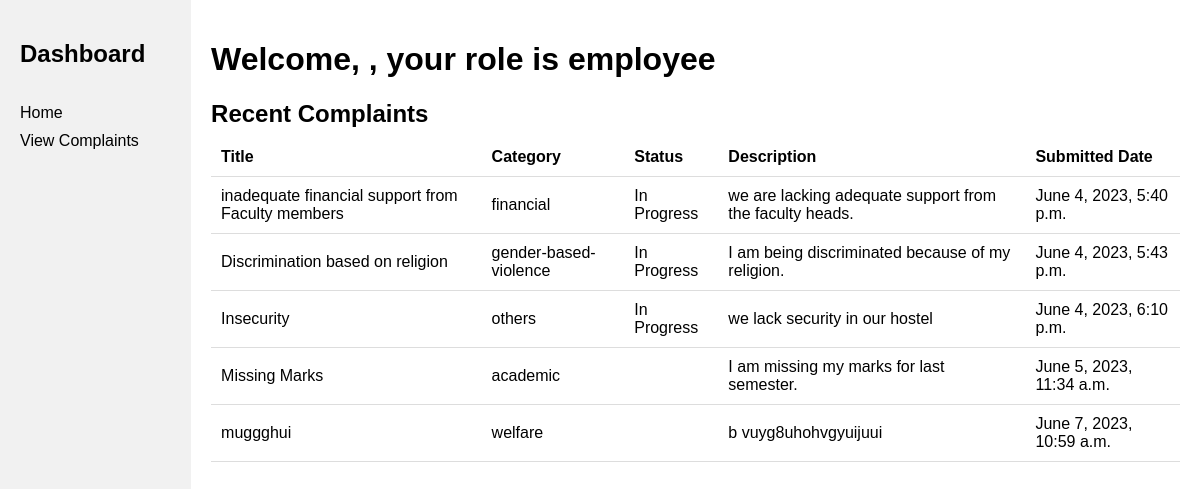
/employee/, run on the app's committed database.
### account/models.py (models this page shows, shortened)
class Complaint(models.Model):
    title = models.CharField(max_length=100)
    email = models.EmailField()
    status = models.CharField(max_length=30, choices=(
        ('Open', 'Open'),
        ('In Progress', 'In Progress'),
        ('Resolved', 'Resolved'),
    ))
    submitted_date = models.DateTimeField(auto_now_add=True)
    category = models.ForeignKey(Category,on_delete=models.PROTECT)
    description = models.TextField()
    submitted_by = models.ForeignKey(User, on_delete=models.CASCADE, null=True)

class Category(models.Model):
    name = models.CharField(max_length=100)
    def __str__(self):
        return self.name

### account/views.py (the view)
# urls.py: path('employee/', views.employee, name='employee'),
def employee(request):
    complaints = Complaint.objects.all()  # Retrieve all complaints from the database
    context = {'complaints': complaints}
    return render(request,'employee.html', context)

### account/templates/employee.html (shortened to what this page needs)
<!DOCTYPE html>
<html>
<head>
</head>
<body>
    <div class="container">
        <div class="sidebar">
            <h2>Dashboard</h2>
            <ul>
                <li><a href="">Home</a></li>
                <li><a href="{% url 'complaint_list' %}">View Complaints</a></li>
            </ul>
        </div>
        <div class="content">
            <h1>Welcome, {{ user.username }}, your role is employee</h1>
            <div class="complaint-list">
                <h2>Recent Complaints</h2>
                <table>
                    <tr>
                        <th>Title</th>
                        <th>Category</th>
                        <th>Status</th>
                        <th>Description</th>
                        <th>Submitted Date</th>
                    </tr>
                    {% for complaint in complaints %}
                    <tr>
                        <td>{{ complaint.title }}</td>
                        <td>{{ complaint.category }}</td>
                        <td>{{ complaint.status }}</td>
                        <td>{{ complaint.description }}</td>
                        <td>{{ complaint.submitted_date }}</td>
                    </tr>
                    {% empty %}
                        <tr>
                            <td colspan="5">No complaints filed yet.</td>
                        </tr>
                    {% endfor %}
                </table>
            </div>
        </div>
    </div>
</body>

### account/templates/employee.html (style rules this page uses)
body { font-family: Arial, sans-serif; margin: 0; padding: 0; }
.container { display: flex; }
.sidebar { width: 200px; background-color: #f1f1f1; padding: 20px; min-height: 94vh; display: flex; flex-direction: column; }
.content { flex-grow: 1; padding: 20px; }
.sidebar ul { list-style-type: none; padding: 0; }
.sidebar li { margin-bottom: 10px; }
.sidebar a { text-decoration: none; color: #000; }
.complaint-list { margin-bottom: 20px; }
.complaint-list h2 { margin-bottom: 10px; }
.complaint-list table { width: 100%; border-collapse: collapse; }
.complaint-list th, .complaint-list td { padding: 10px; text-align: left; border-bottom: 1px solid #ddd; }

### data on the page
Complaint: title "inadequate financial support from Faculty members", category "financial", status "In Progress", description "we are lacking adequate support from the faculty heads.", submitted_date "June 4, 2023, 5:40 p.m."
Complaint: title "Discrimination based on religion", category "gender-based-violence", status "In Progress", description "I am being discriminated because of my religion.", submitted_date "June 4, 2023, 5:43 p.m."
Complaint: title "Insecurity", category "others", status "In Progress", description "we lack security in our hostel", submitted_date "June 4, 2023, 6:10 p.m."
Complaint: title "Missing Marks", category "academic", description "I am missing my marks for last semester.", submitted_date "June 5, 2023, 11:34 a.m."
Complaint: title "muggghui", category "welfare", description "b vuyg8uhohvgyuijuui", submitted_date "June 7, 2023, 10:59 a.m."
